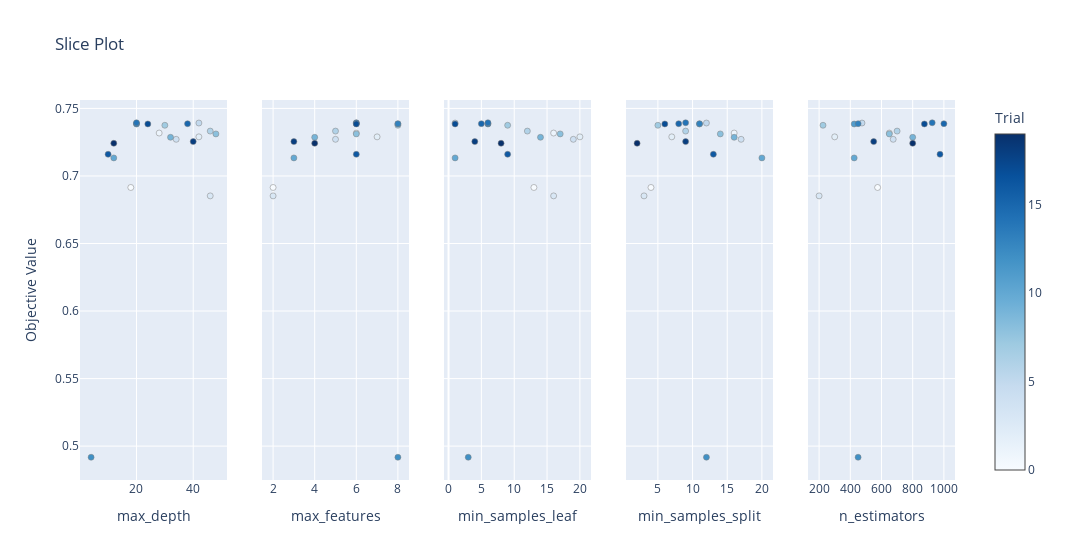

The cell this chart's notebook holds for it:
### Code cell
optuna.visualization.plot_slice(study)

### Figure 1 — Plotly figure (JSON) as saved in the notebook; plotly's stock layout.template omitted (floating-point values rounded to 4 significant figures)
{"data": [{"marker": {"color": [0, 1, 2, 3, 4, 5, 6, 7, 8, 9, 10, 11, 12, 13, 14, 15, 16, 17, 18, 19], "colorbar": {"title": {"text": "Trial"}, "x": 1, "xpad": 40}, "colorscale": [[0, "rgb(247,251,255)"], [0.125, "rgb(222,235,247)"], [0.25, "rgb(198,219,239)"], [0.375, "rgb(158,202,225)"], [0.5, "rgb(107,174,214)"], [0.625, "rgb(66,146,198)"], [0.75, "rgb(33,113,181)"], [0.875, "rgb(8,81,156)"], [1, "rgb(8,48,107)"]], "line": {"color": "Grey", "width": 0.5}, "showscale": true}, "mode": "markers", "showlegend": false, "type": "scatter", "x": [18, 28, 42, 46, 34, 42, 46, 30, 48, 32, 12, 20, 4, 20, 20, 38, 10, 24, 40, 12], "xaxis": "x", "y": [0.6915, 0.7318, 0.729, 0.6853, 0.7271, 0.7392, 0.7332, 0.7375, 0.7311, 0.7286, 0.7134, 0.7385, 0.4918, 0.7387, 0.7394, 0.7387, 0.7161, 0.7385, 0.7254, 0.7242], "yaxis": "y"}, {"marker": {"color": [0, 1, 2, 3, 4, 5, 6, 7, 8, 9, 10, 11, 12, 13, 14, 15, 16, 17, 18, 19], "colorbar": {"title": {"text": "Trial"}, "x": 1, "xpad": 40}, "colorscale": [[0, "rgb(247,251,255)"], [0.125, "rgb(222,235,247)"], [0.25, "rgb(198,219,239)"], [0.375, "rgb(158,202,225)"], [0.5, "rgb(107,174,214)"], [0.625, "rgb(66,146,198)"], [0.75, "rgb(33,113,181)"], [0.875, "rgb(8,81,156)"], [1, "rgb(8,48,107)"]], "line": {"color": "Grey", "width": 0.5}, "showscale": false}, "mode": "markers", "showlegend": false, "type": "scatter", "x": [2, 6, 7, 2, 5, 6, 5, 8, 6, 4, 3, 8, 8, 8, 6, 6, 6, 6, 3, 4], "xaxis": "x2", "y": [0.6915, 0.7318, 0.729, 0.6853, 0.7271, 0.7392, 0.7332, 0.7375, 0.7311, 0.7286, 0.7134, 0.7385, 0.4918, 0.7387, 0.7394, 0.7387, 0.7161, 0.7385, 0.7254, 0.7242], "yaxis": "y2"}, {"marker": {"color": [0, 1, 2, 3, 4, 5, 6, 7, 8, 9, 10, 11, 12, 13, 14, 15, 16, 17, 18, 19], "colorbar": {"title": {"text": "Trial"}, "x": 1, "xpad": 40}, "colorscale": [[0, "rgb(247,251,255)"], [0.125, "rgb(222,235,247)"], [0.25, "rgb(198,219,239)"], [0.375, "rgb(158,202,225)"], [0.5, "rgb(107,174,214)"], [0.625, "rgb(66,146,198)"], [0.75, "rgb(33,113,181)"], [0.875, "rgb(8,81,156)"], [1, "rgb(8,48,107)"]], "line": {"color": "Grey", "width": 0.5}, "showscale": false}, "mode": "markers", "showlegend": false, "type": "scatter", "x": [13, 16, 20, 16, 19, 1, 12, 9, 17, 14, 1, 6, 3, 6, 6, 5, 9, 1, 4, 8], "xaxis": "x3", "y": [0.6915, 0.7318, 0.729, 0.6853, 0.7271, 0.7392, 0.7332, 0.7375, 0.7311, 0.7286, 0.7134, 0.7385, 0.4918, 0.7387, 0.7394, 0.7387, 0.7161, 0.7385, 0.7254, 0.7242], "yaxis": "y3"}, {"marker": {"color": [0, 1, 2, 3, 4, 5, 6, 7, 8, 9, 10, 11, 12, 13, 14, 15, 16, 17, 18, 19], "colorbar": {"title": {"text": "Trial"}, "x": 1, "xpad": 40}, "colorscale": [[0, "rgb(247,251,255)"], [0.125, "rgb(222,235,247)"], [0.25, "rgb(198,219,239)"], [0.375, "rgb(158,202,225)"], [0.5, "rgb(107,174,214)"], [0.625, "rgb(66,146,198)"], [0.75, "rgb(33,113,181)"], [0.875, "rgb(8,81,156)"], [1, "rgb(8,48,107)"]], "line": {"color": "Grey", "width": 0.5}, "showscale": false}, "mode": "markers", "showlegend": false, "type": "scatter", "x": [4, 16, 7, 3, 17, 12, 9, 5, 14, 16, 20, 11, 12, 11, 9, 8, 13, 6, 9, 2], "xaxis": "x4", "y": [0.6915, 0.7318, 0.729, 0.6853, 0.7271, 0.7392, 0.7332, 0.7375, 0.7311, 0.7286, 0.7134, 0.7385, 0.4918, 0.7387, 0.7394, 0.7387, 0.7161, 0.7385, 0.7254, 0.7242], "yaxis": "y4"}, {"marker": {"color": [0, 1, 2, 3, 4, 5, 6, 7, 8, 9, 10, 11, 12, 13, 14, 15, 16, 17, 18, 19], "colorbar": {"title": {"text": "Trial"}, "x": 1, "xpad": 40}, "colorscale": [[0, "rgb(247,251,255)"], [0.125, "rgb(222,235,247)"], [0.25, "rgb(198,219,239)"], [0.375, "rgb(158,202,225)"], [0.5, "rgb(107,174,214)"], [0.625, "rgb(66,146,198)"], [0.75, "rgb(33,113,181)"], [0.875, "rgb(8,81,156)"], [1, "rgb(8,48,107)"]], "line": {"color": "Grey", "width": 0.5}, "showscale": false}, "mode": "markers", "showlegend": false, "type": "scatter", "x": [575, 650, 300, 200, 675, 475, 700, 225, 650, 800, 425, 425, 450, 450, 925, 1000, 975, 875, 550, 800], "xaxis": "x5", "y": [0.6915, 0.7318, 0.729, 0.6853, 0.7271, 0.7392, 0.7332, 0.7375, 0.7311, 0.7286, 0.7134, 0.7385, 0.4918, 0.7387, 0.7394, 0.7387, 0.7161, 0.7385, 0.7254, 0.7242], "yaxis": "y5"}], "layout": {"title": {"text": "Slice Plot"}, "width": 1500, "xaxis": {"anchor": "y", "domain": [0, 0.168], "title": {"text": "max_depth"}}, "xaxis2": {"anchor": "y2", "domain": [0.208, 0.376], "title": {"text": "max_features"}}, "xaxis3": {"anchor": "y3", "domain": [0.416, 0.584], "title": {"text": "min_samples_leaf"}}, "xaxis4": {"anchor": "y4", "domain": [0.624, 0.792], "title": {"text": "min_samples_split"}}, "xaxis5": {"anchor": "y5", "domain": [0.832, 1], "title": {"text": "n_estimators"}}, "yaxis": {"anchor": "x", "domain": [0, 1], "title": {"text": "Objective Value"}}, "yaxis2": {"anchor": "x2", "domain": [0, 1], "matches": "y", "showticklabels": false}, "yaxis3": {"anchor": "x3", "domain": [0, 1], "matches": "y", "showticklabels": false}, "yaxis4": {"anchor": "x4", "domain": [0, 1], "matches": "y", "showticklabels": false}, "yaxis5": {"anchor": "x5", "domain": [0, 1], "matches": "y", "showticklabels": false}}}
